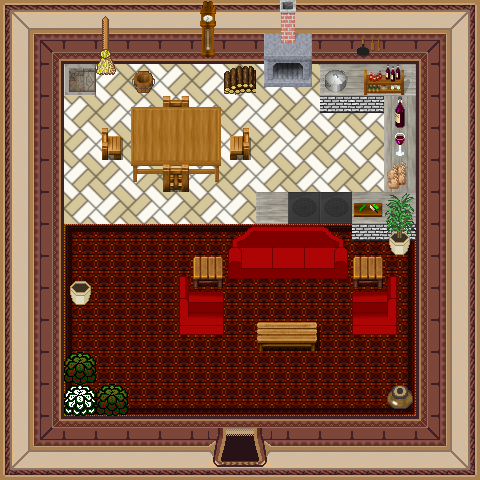

This game map was drawn from its Tiled (.tmx) file and the tilesets committed beside it. A one-line description and the trimmed map source follow:
An orthogonal 15x15 tile map with 32x32 px tiles, 4 tile layers (0_floor, 1_terrain, 2_object, 3_roof), 3 hidden layers not drawn, 30 tilesets.

<map version="1.0" tiledversion="1.1.3" orientation="orthogonal" renderorder="right-down" width="15" height="15" tilewidth="32" tileheight="32" infinite="0" nextobjectid="1">
 <tileset firstgid="1" name="wall red" tilewidth="32" tileheight="32" tilecount="16" columns="4">
  <image source="../../tileset/building/wall/int_wall_dark_red.png" width="128" height="128" />
 </tileset>
 <tileset firstgid="17" name="int red wall" tilewidth="32" tileheight="32" tilecount="16" columns="4">
  <image source="../../tileset/building/wall/int_wall_dark_red_corners.png" width="128" height="128" />
 </tileset>
 <tileset firstgid="33" name="dark red ns" tilewidth="32" tileheight="32" tilecount="12" columns="3">
  <image source="../../tileset/building/entrance/dark_red_ns.png" width="96" height="128" />
 </tileset>
 <tileset firstgid="45" name="brush" tilewidth="32" tileheight="32" tilecount="3" columns="1">
  <image source="../../tileset/item/brush.png" width="32" height="96" />
 </tileset>
 <tileset firstgid="48" name="red wine" tilewidth="32" tileheight="32" tilecount="4" columns="2">
  <image source="../../tileset/item/drink/red_wine.png" width="64" height="64" />
 </tileset>
 <tileset firstgid="52" name="pot on stone" tilewidth="32" tileheight="32" tilecount="1" columns="1">
  <image source="../../tileset/item/pot/pot_on_stone.png" width="32" height="32" />
 </tileset>
 <tileset firstgid="53" name="sofa red" tilewidth="32" tileheight="32" tilecount="6" columns="3">
  <image source="../../tileset/furniture/chair/sofa_red.png" width="96" height="64" />
 </tileset>
 <tileset firstgid="59" name="table with hob pale" tilewidth="32" tileheight="32" tilecount="3" columns="3">
  <image source="../../tileset/furniture/table/table_with_hob_pale.png" width="96" height="32" />
 </tileset>
 <tileset firstgid="62" name="oriental plant" tilewidth="32" tileheight="32" tilecount="2" columns="1">
  <image source="../../tileset/plant/indoor/oriental_plant.png" width="32" height="64" />
 </tileset>
 <tileset firstgid="64" name="bench" tilewidth="32" tileheight="32" tilecount="3" columns="3">
  <image source="../../tileset/furniture/table/bench.png" width="96" height="32" />
 </tileset>
 <tileset firstgid="67" name="logic/collision" tilewidth="32" tileheight="32" tilecount="1" columns="1">
  <image source="../../tileset/logic/collision.png" width="32" height="32" />
 </tileset>
 <tileset firstgid="68" name="hosta" tilewidth="32" tileheight="32" tilecount="9" columns="3">
  <image source="../../tileset/plant/bush/hosta.png" width="96" height="96" />
 </tileset>
 <tileset firstgid="77" name="barrel" tilewidth="32" tileheight="32" tilecount="2" columns="1">
  <image source="../../tileset/item/pot/barrel.png" width="32" height="64" />
 </tileset>
 <tileset firstgid="79" name="chair wooden" tilewidth="32" tileheight="32" tilecount="5" columns="5">
  <image source="../../tileset/furniture/chair/wooden.png" width="160" height="32" />
 </tileset>
 <tileset firstgid="84" name="armchair red" tilewidth="32" tileheight="32" tilecount="28" columns="4">
  <image source="../../tileset/furniture/chair/armchair_red.png" width="128" height="224" />
 </tileset>
 <tileset firstgid="112" name="red carpet" tilewidth="32" tileheight="32" tilecount="9" columns="3">
  <image source="../../tileset/furniture/carpet/dark_red.png" width="96" height="96" />
 </tileset>
 <tileset firstgid="121" name="household items" tilewidth="32" tileheight="32" tilecount="16" columns="4">
  <image source="../../tileset/item/household/food_preparation.png" width="128" height="128" />
 </tileset>
 <tileset firstgid="137" name="square" tilewidth="32" tileheight="32" tilecount="1" columns="1">
  <image source="../../tileset/furniture/table/square.png" width="32" height="32" />
 </tileset>
 <tileset firstgid="138" name="dark red detail ns" tilewidth="32" tileheight="32" tilecount="12" columns="3">
  <image source="../../tileset/building/entrance/dark_red_ns_detail.png" width="96" height="128" />
 </tileset>
 <tileset firstgid="150" name="grey pale" tilewidth="32" tileheight="32" tilecount="8" columns="2">
  <image source="../../tileset/furniture/table/grey_pale.png" width="64" height="128" />
 </tileset>
 <tileset firstgid="158" name="items" tilewidth="32" tileheight="32" tilecount="4" columns="2">
  <image source="../../tileset/item/household/food_preparation_2.png" width="64" height="64" />
 </tileset>
 <tileset firstgid="162" name="wooden clock" tilewidth="32" tileheight="32" tilecount="6" columns="1">
  <image source="../../tileset/furniture/clock/wooden_clock.png" width="32" height="192" />
 </tileset>
 <tileset firstgid="168" name="brick base" tilewidth="32" tileheight="32" tilecount="3" columns="3">
  <image source="../../tileset/furniture/table/brick_base.png" width="96" height="32" />
 </tileset>
 <tileset firstgid="171" name="logic/item/sheepfood" tilewidth="32" tileheight="32" tilecount="1" columns="1">
  <image source="../../tileset/logic/item/sheepfood.png" width="32" height="32" />
 </tileset>
 <tileset firstgid="172" name="stairs" tilewidth="32" tileheight="32" tilecount="12" columns="2">
  <image source="../../tileset/building/stairs/stairs.png" width="64" height="192" />
 </tileset>
 <tileset firstgid="184" name="warmer2" tilewidth="32" tileheight="32" tilecount="6" columns="2">
  <image source="../../tileset/furniture/kitchen/warmer_2.png" width="64" height="96" />
 </tileset>
 <tileset firstgid="190" name="table wooden brown" tilewidth="32" tileheight="32" tilecount="9" columns="3">
  <image source="../../tileset/furniture/table/table_wooden_brown.png" width="96" height="96" />
 </tileset>
 <tileset firstgid="199" name="church tiles" tilewidth="32" tileheight="32" tilecount="2" columns="2">
  <image source="../../tileset/ground/indoor/church_tiles.png" width="64" height="32" />
 </tileset>
 <tileset firstgid="201" name="mtpot" tilewidth="32" tileheight="32" tilecount="3" columns="1">
  <image source="../../tileset/item/pot/empty_pot.png" width="32" height="96" />
 </tileset>
 <tileset firstgid="204" name="item/firewood" tilewidth="32" tileheight="32" tilecount="12" columns="3">
  <image source="../../tileset/item/firewood.png" width="96" height="128" />
 </tileset>
 <layer name="0_floor" width="15" height="15">
  <data>[225 cells, 213 non-empty, 27 distinct tile ids]</data>
 </layer>
 <layer name="1_terrain" width="15" height="15">
  <data>[225 cells, 61 non-empty, 49 distinct tile ids]</data>
 </layer>
 <layer name="2_object" width="15" height="15">
  <data>[225 cells, 20 non-empty, 20 distinct tile ids]</data>
 </layer>
 <layer name="3_roof" width="15" height="15">
  <data>[225 cells, 8 non-empty, 8 distinct tile ids]</data>
 </layer>
 <layer name="objects" width="15" height="15" visible="0">
  <data>[225 cells, 2 non-empty, 1 distinct tile ids]</data>
 </layer>
 <layer name="collision" width="15" height="15" visible="0" opacity="0.35">
  <data>[225 cells, 146 non-empty, 1 distinct tile ids]</data>
 </layer>
 <layer name="protection" width="15" height="15" visible="0">
  <data>[225 cells, 0 non-empty, 0 distinct tile ids]</data>
 </layer>
</map>
